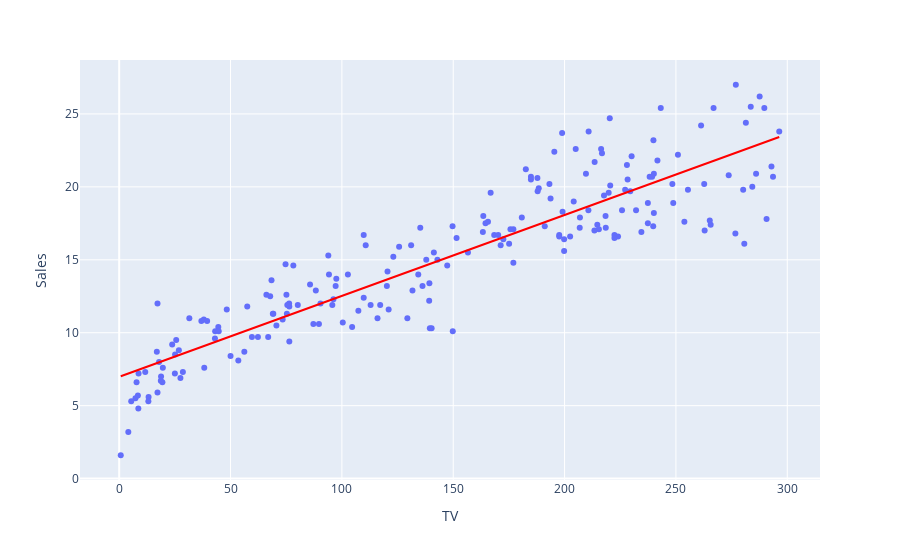
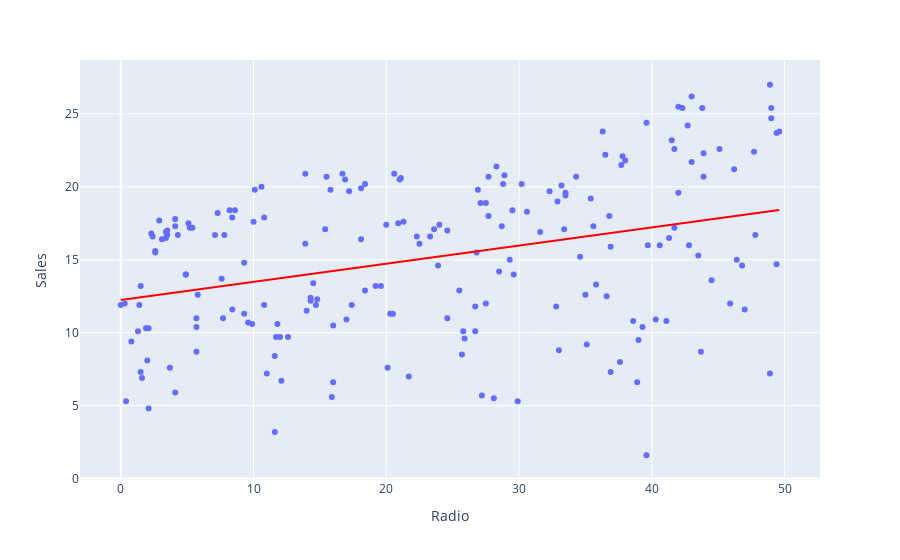
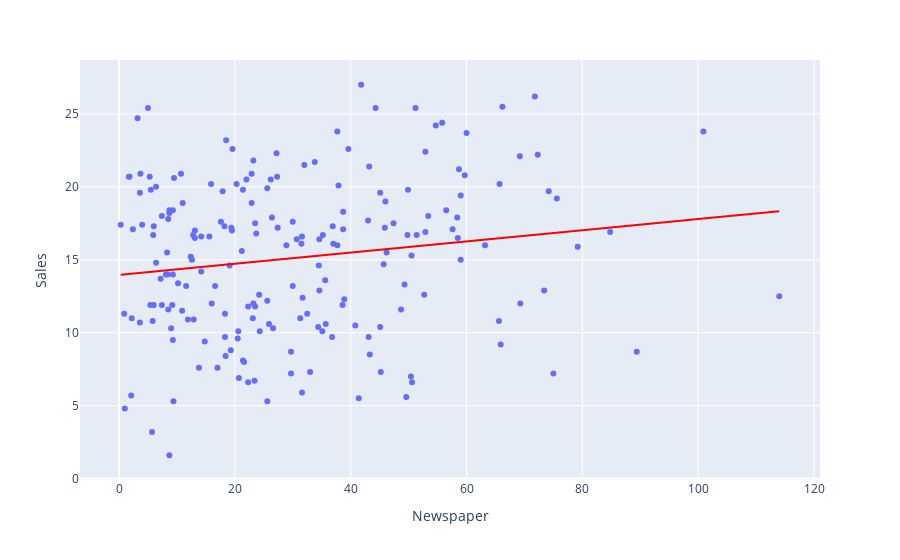

Notebook code cell kept with these figures, in order:
### Code cell
for col in x.columns:
    print(f'{col} : ')
    fig = px.scatter(df , x = col , y = 'Sales' , trendline='ols' , trendline_color_override = 'red')
    fig.show()

### Figure 1 — Plotly figure (JSON) as saved in the notebook; plotly's stock layout.template omitted (floating-point values rounded to 4 significant figures; data arrays with more than 128 entries replaced by an {"elided": "..."} marker saying what was removed)
{"data": [{"hovertemplate": "TV=%{x}<br>Sales=%{y}<extra></extra>", "legendgroup": "", "marker": {"color": "#636efa", "symbol": "circle"}, "mode": "markers", "name": "", "orientation": "v", "showlegend": false, "type": "scatter", "x": {"elided": "200 float values"}, "xaxis": "x", "y": {"elided": "200 float values"}, "yaxis": "y"}, {"hovertemplate": "<b>OLS trendline</b><br>Sales = 0.0554648 * TV + 6.97482<br>R<sup>2</sup>=0.812176<br><br>TV=%{x}<br>Sales=%{y} <b>(trend)</b><extra></extra>", "legendgroup": "", "line": {"color": "red"}, "marker": {"color": "#636efa", "symbol": "circle"}, "mode": "lines", "name": "", "showlegend": false, "type": "scatter", "x": {"elided": "200 float values"}, "xaxis": "x", "y": {"elided": "200 float values"}, "yaxis": "y"}], "layout": {"autosize": true, "legend": {"tracegroupgap": 0}, "margin": {"t": 60}, "xaxis": {"anchor": "y", "autorange": true, "domain": [0, 1], "range": [-17.18, 314.3], "title": {"text": "TV"}, "type": "linear"}, "yaxis": {"anchor": "x", "autorange": true, "domain": [0, 1], "range": [-0.3667, 28.97], "title": {"text": "Sales"}, "type": "linear"}}}

### Figure 2 — Plotly figure (JSON) as saved in the notebook; plotly's stock layout.template omitted (floating-point values rounded to 4 significant figures; data arrays with more than 128 entries replaced by an {"elided": "..."} marker saying what was removed)
{"data": [{"hovertemplate": "Radio=%{x}<br>Sales=%{y}<extra></extra>", "legendgroup": "", "marker": {"color": "#636efa", "symbol": "circle"}, "mode": "markers", "name": "", "orientation": "v", "showlegend": false, "type": "scatter", "x": {"elided": "200 float values"}, "xaxis": "x", "y": {"elided": "200 float values"}, "yaxis": "y"}, {"hovertemplate": "<b>OLS trendline</b><br>Sales = 0.124432 * Radio + 12.2357<br>R<sup>2</sup>=0.122242<br><br>Radio=%{x}<br>Sales=%{y} <b>(trend)</b><extra></extra>", "legendgroup": "", "line": {"color": "red"}, "marker": {"color": "#636efa", "symbol": "circle"}, "mode": "lines", "name": "", "showlegend": false, "type": "scatter", "x": {"elided": "200 float values"}, "xaxis": "x", "y": {"elided": "200 float values"}, "yaxis": "y"}], "layout": {"autosize": true, "legend": {"tracegroupgap": 0}, "margin": {"t": 60}, "xaxis": {"anchor": "y", "autorange": true, "domain": [0, 1], "range": [-3.0, 52.6], "title": {"text": "Radio"}, "type": "linear"}, "yaxis": {"anchor": "x", "autorange": true, "domain": [0, 1], "range": [-0.3667, 28.97], "title": {"text": "Sales"}, "type": "linear"}}}

### Figure 3 — Plotly figure (JSON) as saved in the notebook; plotly's stock layout.template omitted (floating-point values rounded to 4 significant figures; data arrays with more than 128 entries replaced by an {"elided": "..."} marker saying what was removed)
{"data": [{"hovertemplate": "Newspaper=%{x}<br>Sales=%{y}<extra></extra>", "legendgroup": "", "marker": {"color": "#636efa", "symbol": "circle"}, "mode": "markers", "name": "", "orientation": "v", "showlegend": false, "type": "scatter", "x": {"elided": "200 float values"}, "xaxis": "x", "y": {"elided": "200 float values"}, "yaxis": "y"}, {"hovertemplate": "<b>OLS trendline</b><br>Sales = 0.038324 * Newspaper + 13.9595<br>R<sup>2</sup>=0.024951<br><br>Newspaper=%{x}<br>Sales=%{y} <b>(trend)</b><extra></extra>", "legendgroup": "", "line": {"color": "red"}, "marker": {"color": "#636efa", "symbol": "circle"}, "mode": "lines", "name": "", "showlegend": false, "type": "scatter", "x": {"elided": "200 float values"}, "xaxis": "x", "y": {"elided": "200 float values"}, "yaxis": "y"}], "layout": {"autosize": true, "legend": {"tracegroupgap": 0}, "margin": {"t": 60}, "xaxis": {"anchor": "y", "autorange": true, "domain": [0, 1], "range": [-6.577, 120.9], "title": {"text": "Newspaper"}, "type": "linear"}, "yaxis": {"anchor": "x", "autorange": true, "domain": [0, 1], "range": [-0.3667, 28.97], "title": {"text": "Sales"}, "type": "linear"}}}
